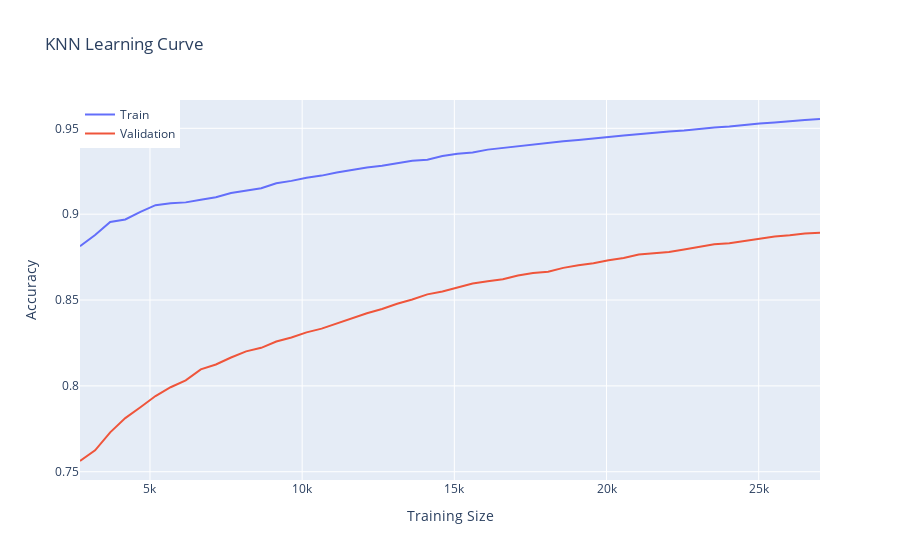

Here is the notebook cell this chart was saved with:
### Code cell
# Calculate learning curve
train_sizes, train_scores, valid_scores = learning_curve(
    knn_classifier.best_estimator_,
    feat_train,
    target_train,
    train_sizes=np.linspace(0.1, 1, 50),
    cv=5,
    scoring="accuracy",
)

# Calculate mean scores
train_scores_mean = np.mean(train_scores, axis=1)
valid_scores_mean = np.mean(valid_scores, axis=1)

# Create a plotly figure
fig = go.Figure()

# Add train scores
fig.add_trace(
    go.Scatter(x=train_sizes, y=train_scores_mean, mode="lines", name="Train")
)

# Add validation scores
fig.add_trace(
    go.Scatter(
        x=train_sizes, y=valid_scores_mean, mode="lines", name="Validation"
    )
)

# Update layout and display
fig.update_layout(
    title="KNN Learning Curve",
    xaxis_title="Training Size",
    yaxis_title="Accuracy",
    legend=dict(x=0, y=1, traceorder="normal"),
)
fig.show()

### Figure 1 — Plotly figure (JSON) as saved in the notebook; plotly's stock layout.template omitted (floating-point values rounded to 4 significant figures)
{"data": [{"mode": "lines", "name": "Train", "type": "scatter", "x": [2701, 3197, 3693, 4189, 4686, 5182, 5678, 6174, 6670, 7166, 7663, 8159, 8655, 9151, 9647, 10144, 10640, 11136, 11632, 12128, 12624, 13121, 13617, 14113, 14609, 15105, 15601, 16098, 16594, 17090, 17586, 18082, 18579, 19075, 19571, 20067, 20563, 21059, 21556, 22052, 22548, 23044, 23540, 24036, 24533, 25029, 25525, 26021, 26517, 27014], "y": [0.8813, 0.8879, 0.8955, 0.8969, 0.9013, 0.9052, 0.9063, 0.9069, 0.9084, 0.9099, 0.9123, 0.9136, 0.9151, 0.918, 0.9194, 0.9213, 0.9225, 0.9242, 0.9258, 0.9272, 0.9282, 0.9296, 0.9311, 0.9317, 0.9338, 0.9353, 0.9359, 0.9376, 0.9386, 0.9397, 0.9409, 0.9416, 0.9424, 0.9433, 0.944, 0.9449, 0.9459, 0.9467, 0.9473, 0.9482, 0.9488, 0.9497, 0.9504, 0.9511, 0.9521, 0.9528, 0.9534, 0.9539, 0.9548, 0.9554]}, {"mode": "lines", "name": "Validation", "type": "scatter", "x": [2701, 3197, 3693, 4189, 4686, 5182, 5678, 6174, 6670, 7166, 7663, 8159, 8655, 9151, 9647, 10144, 10640, 11136, 11632, 12128, 12624, 13121, 13617, 14113, 14609, 15105, 15601, 16098, 16594, 17090, 17586, 18082, 18579, 19075, 19571, 20067, 20563, 21059, 21556, 22052, 22548, 23044, 23540, 24036, 24533, 25029, 25525, 26021, 26517, 27014], "y": [0.7562, 0.7625, 0.7729, 0.7812, 0.7876, 0.7941, 0.7992, 0.8032, 0.8096, 0.8125, 0.8165, 0.8201, 0.8222, 0.8258, 0.8282, 0.8312, 0.8333, 0.8363, 0.839, 0.8423, 0.8448, 0.8478, 0.8503, 0.8533, 0.8549, 0.8575, 0.8596, 0.8609, 0.8621, 0.8643, 0.8657, 0.8665, 0.8687, 0.8703, 0.8714, 0.8731, 0.8745, 0.8765, 0.8772, 0.878, 0.8794, 0.8809, 0.8825, 0.8831, 0.8844, 0.8855, 0.8869, 0.8877, 0.8887, 0.8892]}], "layout": {"legend": {"traceorder": "normal", "x": 0, "y": 1}, "title": {"text": "KNN Learning Curve"}, "xaxis": {"title": {"text": "Training Size"}}, "yaxis": {"title": {"text": "Accuracy"}}}}
